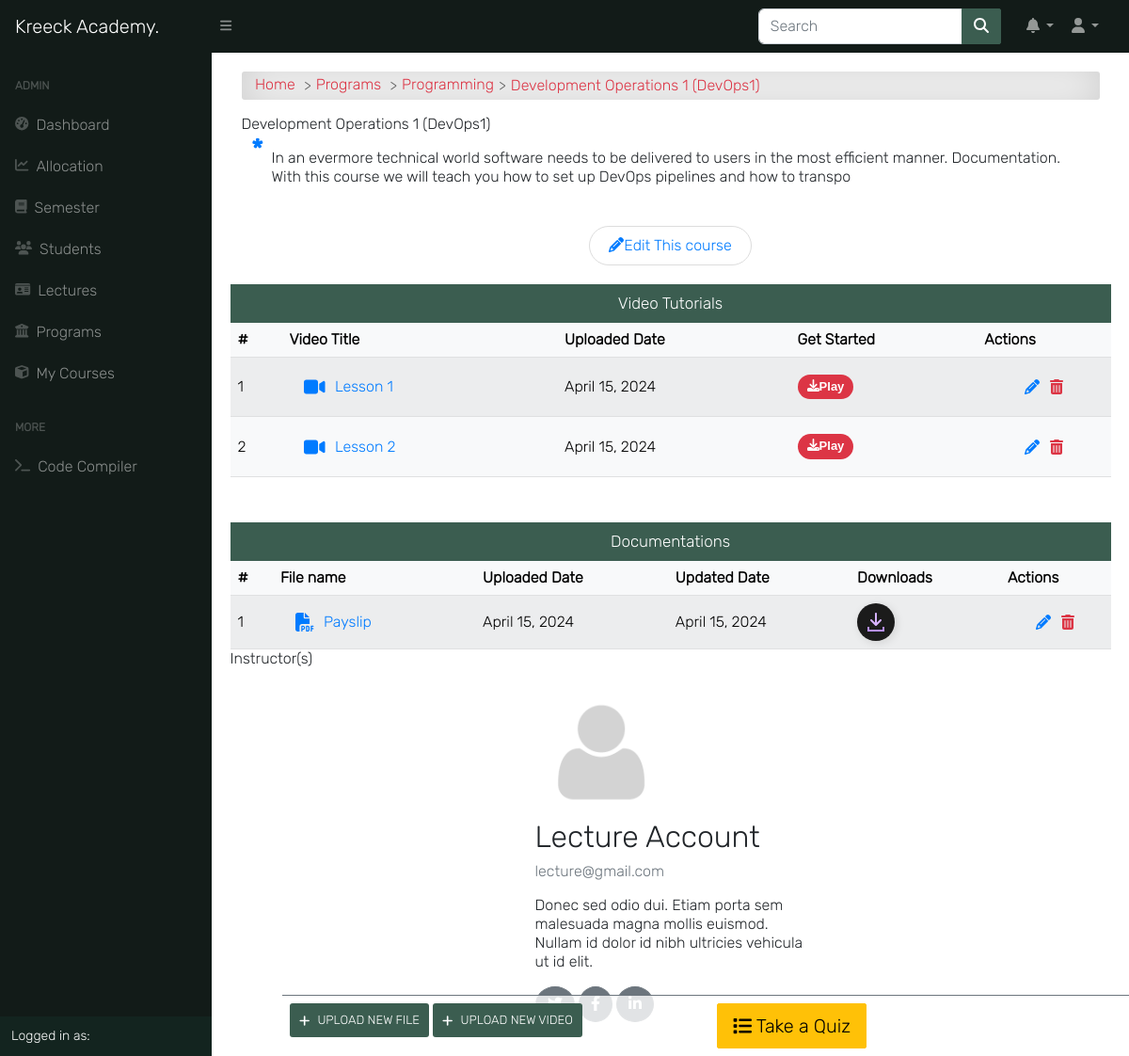
Page /programs/course/development-operations-1-iicg/detail/ (signed in) on the committed database.
### course/models.py (models this page shows, shortened)
class Course(models.Model):
    slug = models.SlugField(blank=True, unique=True)
    title = models.CharField(max_length=200, null=True)
    code = models.CharField(max_length=200, unique=True, null=True)
    credit = models.IntegerField(null=True, default=0)
    summary = models.TextField(max_length=200, blank=True, null=True)
    program = models.ForeignKey(Program, on_delete=models.CASCADE)
    level = models.CharField(max_length=25, choices=LEVEL, null=True)
    year = models.IntegerField(choices=YEARS, default=0)
    semester = models.CharField(choices=SEMESTER, max_length=200)
    is_elective = models.BooleanField(default=False, blank=True, null=True)
    objects = CourseManager()
    def __str__(self):
        return "{0} ({1})".format(self.title, self.code)

class Program(models.Model):
    title = models.CharField(max_length=150, unique=True)
    summary = models.TextField(null=True, blank=True)
    objects = ProgramManager()
    def __str__(self):
        return self.title

class UploadVideo(models.Model):
    title = models.CharField(max_length=100)
    slug = models.SlugField(blank=True, unique=True)
    course = models.ForeignKey(Course, on_delete=models.CASCADE)
    video = models.FileField(upload_to='course_videos/', validators=[FileExtensionValidator(['mp4', 'mkv', 'wmv', '3gp', 'f4v', 'avi', 'mp3'])])
    summary = models.TextField(null=True, blank=True,)
    duration = models.DurationField(null=True)
    timestamp = models.DateTimeField(auto_now=False, auto_now_add=True, null=True)
    def __str__(self):
        return str(self.title)
    def get_absolute_url(self):
        return reverse('video_single', kwargs={'slug': self.course.slug, 'video_slug': self.slug})

class Upload(models.Model):
    title = models.CharField(max_length=100)
    course = models.ForeignKey(Course, on_delete=models.CASCADE)
    file = models.FileField(upload_to='course_files/', validators=[FileExtensionValidator(['pdf', 'docx', 'doc', 'xls', 'xlsx', 'ppt', 'pptx', 'zip', 'rar', '7zip'])])
    updated_date = models.DateTimeField(auto_now=True, auto_now_add=False, null=True)
    upload_time = models.DateTimeField(auto_now=False, auto_now_add=True, null=True)
    def __str__(self):
        return str(self.file)[6:]
    def get_extension_short(self):
        ext = str(self.file).split(".")
        ext = ext[len(ext)-1]
        if ext == 'doc' or ext == 'docx':
            return 'word'
        elif ext == 'pdf':
            return 'pdf'
        elif ext == 'xls' or ext == 'xlsx':
            return 'excel'
        elif ext == 'ppt' or ext == 'pptx':
            return 'powerpoint'
        elif ext == 'zip' or ext == 'rar' or ext == '7zip':
            return 'archive'

class CourseAllocation(models.Model):
    lecturer = models.ForeignKey(settings.AUTH_USER_MODEL, on_delete=models.CASCADE, related_name='allocated_lecturer')
    courses = models.ManyToManyField(Course, related_name='allocated_course')
    session = models.ForeignKey("app.Session", on_delete=models.CASCADE, blank=True, null=True)
    def __str__(self):
        return self.lecturer.get_full_name

### accounts/models.py (models this page shows, shortened)
class User(AbstractUser):
    is_student = models.BooleanField(default=False)
    is_lecturer = models.BooleanField(default=False)
    is_parent = models.BooleanField(default=False)
    is_dep_head = models.BooleanField(default=False)
    phone = models.CharField(max_length=60, blank=True, null=True)
    address = models.CharField(max_length=60, blank=True, null=True)
    picture = models.ImageField(upload_to='profile_pictures/%y/%m/%d/', default='default.png', null=True)
    email = models.EmailField(blank=True, null=True)
    username_validator = ASCIIUsernameValidator()
    objects = UserManager()
    @property
    def get_full_name(self):
        full_name = self.username
        if self.first_name and self.last_name:
            full_name = self.first_name + " " + self.last_name
        return full_name

### course/views.py (the view)
# urls.py: path('course/<slug>/detail/', course_single, name='course_detail'),
@login_required
def course_single(request, slug):
    course = Course.objects.get(slug=slug)
    files = Upload.objects.filter(course__slug=slug)
    videos = UploadVideo.objects.filter(course__slug=slug)
    lecturers = CourseAllocation.objects.filter(courses__pk=course.id)
    return render(request, 'course/course_single.html', {
        'title': course.title,
        'course': course,
        'files': files,
        'videos': videos,
        'lecturers': lecturers,
        'media_url': settings.MEDIA_ROOT,
    }, )

### templates/course/course_single.html (shortened to what this page needs)
{% extends 'base.html' %}
{% load static %}
{% block content %}
<div class="container">
    <div id="input-nav"><a href="{% url 'home' %}" class="primary1">Home </a>
        <a href="{% url 'programs' %}" class="primary1">Programs </a>
        <a href="{% url 'program_detail' course.program.id %}" class="primary1"> {{ course.program }}</a>
        {{ course }}
    </div>
    <div class="manage-wrap">
        <div class="row">
            <div class="col ml-auto">
                {% if request.user.is_superuser or request.user.is_lecturer %}
                <a class="add-button" href="{% url 'upload_file_view' course.slug %}"><i class="fas fa-plus"></i>
                    Upload new file
                </a>
                <a class="add-button" href="{% url 'upload_video' course.slug %}"><i class="fas fa-plus"></i>
                    Upload new video
                </a>
                {% endif %}
            </div>
            <div class="col text-right">
                <a class="btn btn-lg btn-warning" href="{% url 'quiz_index' course.slug %}"><i class="fas fa-list"></i>
                    Take a Quiz
                </a>
            </div>
        </div>
    </div>
    <div class="title">{{ course }}</div>
    <p class="program-description">{{ course.summary }}</p>
    {% if request.user.is_superuser %}
    <div class="btn-flex">
        <a class="edit-btn" href="{% url 'edit_course' course.slug %}">
            <i class="fas fa-pencil-alt"></i><span class="mobile-hide">Edit This course</span>
        </a>
    </div>
    {% endif %}
    <div class="row mb-5">
        <div class="col-md-12 p-0">
            <p class="form-title m-0">Video Tutorials</p>
            <div class="table-responsive">
                <table class="table table-shadow table-light table-striped m-0">
                    <thead>
                        <tr>
                            <th>#</th>
                            <th>Video Title</th>
                            <th>Uploaded Date</th>
                            <th>Get Started</th>
                            {% if request.user.is_superuser or request.user.is_lecturer %}
                            <th>Actions</th>
                            {% endif %}
                        </tr>
                    </thead>
                    <tbody>
                        {% for video in videos %}
                        <tr>
                            <td>{{ forloop.counter }}</td>
                            <td><a href="{{ video.get_absolute_url }}" title="{{ video }}">
                                    <i style="font-size: 20px; padding-right: 10px;" class="fas fa-video"></i>
                                    {{ video.title|title }}
                                </a>
                            </td>
                            <td>{{ video.timestamp|date }}</td>
                            <th>
                                <div>
                                    <a class="download-btn" href="{{ video.get_absolute_url }}"
                                        title="Download to your device">
                                        <i class="fas fa-download"></i>Play</a>
                                </div>
                            </th>
                            {% if request.user.is_superuser or request.user.is_lecturer %}
                            <td>
                                <div class="update-delete">
                                    <a href="{% url 'upload_video_edit' slug=course.slug video_slug=video.slug %}"
                                        class="update" title="Edit">
                                        <i class="fas fa-pencil-alt"></i>
                                    </a>
                                    <a href="{% url 'upload_video_delete' slug=course.slug video_slug=video.slug %}"
                                        class="delete" title="Delete">
                                        <i class="fas fa-trash-alt"></i>
                                    </a>
                                </div>
                            </td>
                            {% endif %}
                        {% endfor %}
                    </tbody>
                </table>
            </div>
        </div>
    </div>
    <div class="row">
        <div class="col-md-12 p-0">
            <p class="form-title m-0">Documentations</p>
            <div class="table-responsive">
                <table class="table table-shadow table-light table-striped m-0">
                    <thead>
                        <tr>
                            <th>#</th>
                            <th>File name</th>
                            <th>Uploaded Date</th>
                            <th>Updated Date</th>
                            <th>Downloads</th>
                            {% if request.user.is_superuser or request.user.is_lecturer %}
                            <th>Actions</th>
                            {% endif %}
                        </tr>
                    </thead>
                    <tbody>
                        {% for file in files %}
                        <tr>
                            <td>{{ forloop.counter }}</td>
                            <td><a href="{{ file.file.url }}" title="{{ file }}">
                                    <i style="font-size: 20px; padding-right: 10px;"
                                        class="fas fa-file-{{ file.get_extension_short }}"></i>
                                    {{ file.title|title }}
                                </a>
                            </td>
                            <td>{{ file.upload_time|date }}</td>
                            <td>{{ file.updated_date|date }}</td>
                            <th>
                                <div>
                                    <a class="downloadBtn" href="{{ file.file.url }}">
                                        <span class="icon2"></span>
                                     </a>
                                </div>
                            </th>
                            {% if request.user.is_superuser or request.user.is_lecturer %}
                            <td>
                                <div class="update-delete">
                                    <a href="{% url 'upload_file_edit' slug=course.slug file_id=file.pk %}"
                                        class="update" title="Edit">
                                        <i class="fas fa-pencil-alt"></i>
                                    </a>
                                    <a href="{% url 'upload_file_delete' slug=course.slug file_id=file.pk %}"
                                        class="delete" title="Delete">
                                        <i class="fas fa-trash-alt"></i>
                                    </a>
                                </div>
                            </td>
                            {% endif %}
                        {% endfor %}
                    </tbody>
                </table>
            </div>
        </div>
    </div>
</div>
<div class="site-section">
    <div class="title">Instructor(s)</div>
    <br>
    <div class="container marketing">
        <div class="row">
            {% for lecturer in lecturers %}
            <div class="col-lg-4 mx-auto" style="background: transparent; box-shadow: none;">
                {% if lecturer.lecturer.picture %}
                <img class="" src="{{ lecturer.lecturer.picture.url }}" alt="" style="width:140px;">
                {% endif %}
                <h2>{{ lecturer|title }}</h2>
                <p style="color: #6c757d;">{{ lecturer.lecturer.email }}</p>
                <p>Donec sed odio dui. Etiam porta sem malesuada magna mollis euismod. Nullam id dolor id nibh ultricies
                    vehicula ut id elit.</p>
                <p>
                    <a class="btn rounded-circle btn-secondary" href="#" role="button"></a>
                    <a class="btn rounded-circle btn-secondary" href="#" role="button"><i
                            class="fab fa-facebook-f"></i></a>
                    <a class="btn rounded-circle btn-secondary" href="#" role="button"><i
                            class="fab fa-linkedin-in"></i></a>
                </p>
            </div>
            {% endfor %}
        </div>
    </div>
</div>
{% endblock content %}

### rows in the picture
Course: program "Programming", title+code "Development Operations 1 (DevOps1)", summary "In an evermore technical world software needs to be delivered to users in the most efficient manner. Documentation. With this course we will teach you how to set up DevOps pipelines and how to transpo"
UploadVideo: title "Lesson 1", timestamp "April 15, 2024"
UploadVideo: title "Lesson 2", timestamp "April 15, 2024"
Upload: title "Payslip", upload_time "April 15, 2024", updated_date "April 15, 2024"
CourseAllocation: lecturer.picture (placeholder picture), lecturer.last_name "Lecture Account", lecturer.email "lecture@gmail.com"
